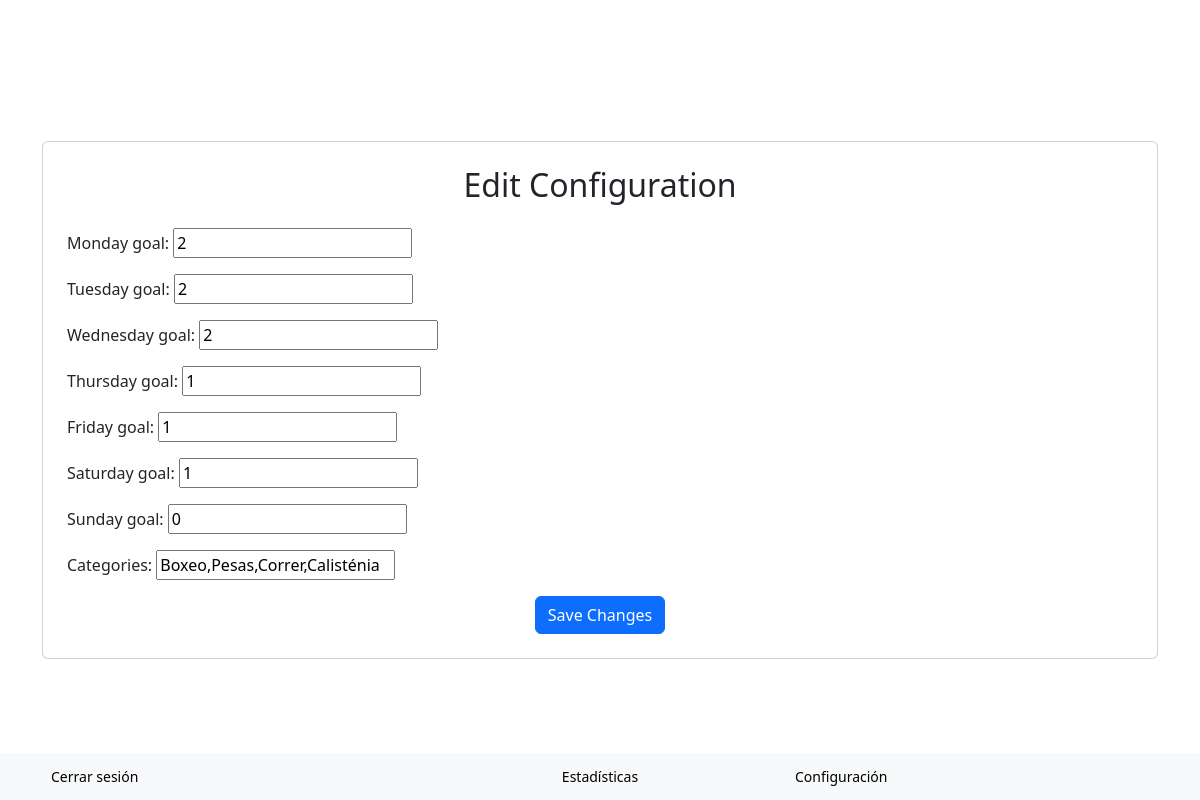
The app's page /editconfig/ (signed in), older data.
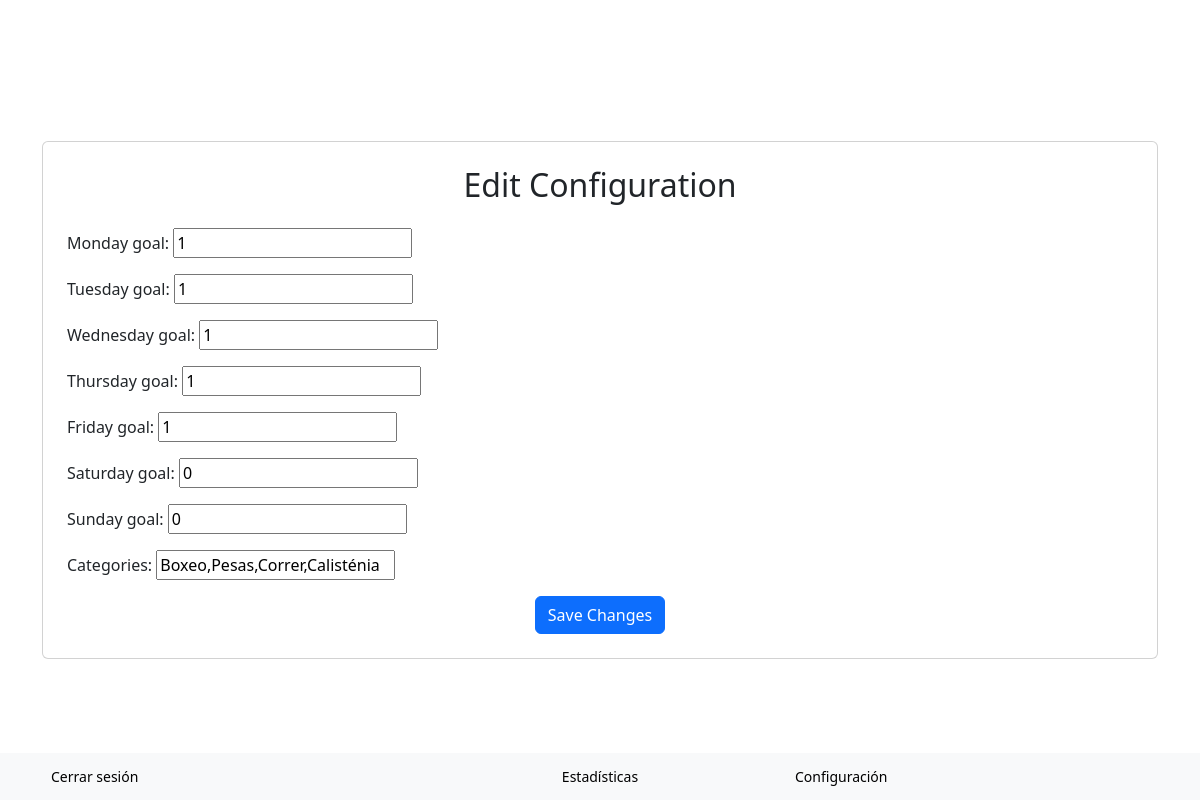
The same page, newer data.
### duofitapp/models.py (models this page shows, shortened)
class ExerciceConfig(models.Model):
    id_user = models.ForeignKey(User, on_delete=models.CASCADE)
    monday_goal = models.IntegerField()
    tuesday_goal = models.IntegerField()
    wednesday_goal = models.IntegerField()
    thursday_goal = models.IntegerField()
    friday_goal = models.IntegerField()
    saturday_goal = models.IntegerField()
    sunday_goal = models.IntegerField()
    weekly_goal = models.IntegerField()
    streak = models.IntegerField(default=0)
    last_training_date = models.DateTimeField(null=True, blank=True)
    categories = models.CharField(max_length=255, blank=True)

### duofitapp/views.py (the view)
# urls.py: path('editconfig/', editconfig_view, name="editconfig"),
def editconfig_view(request):
    existing_config = ExerciceConfig.objects.filter(id_user=request.user).first()
    if request.method == 'POST':
        form = ExerciceConfigForm(request.POST, instance=existing_config)
        if form.is_valid():
            form.save()
            return redirect('index')
    else:
        form = ExerciceConfigForm(instance=existing_config)
    return render(request, 'edit_config.html', {'form': form})

### duofitapp/forms.py
class ExerciceConfigForm(forms.ModelForm):
    class Meta:
        model = ExerciceConfig
        exclude = ('id_user', 'weekly_goal', 'streak', 'last_training_date')

### duofitapp/templates/edit_config.html (shortened to what this page needs)
{% load static %}
<!DOCTYPE html>
<html lang="en">
    <head>
        <link rel="stylesheet" href="https://cdnjs.cloudflare.com/ajax/libs/bootstrap/5.3.0/css/bootstrap.min.css"
>
    </head>
    <body class="d-flex align-items-center justify-content-center vh-100">
        <div class="container">
            <div class="card p-4">
                <h2 class="card-title text-center mb-4">Edit Configuration</h2>
                <form method="post" action="{% url 'editconfig' %}" class="needs-validation" novalidate>
                    {{ form.as_p }}
                    <button type="submit" class="btn btn-primary d-block mx-auto mt-3">Save Changes</button>
                </form>
            </div>
        </div>
        {% include 'navbar_bottom.html' %}
    </body>
</html>

Row changes from the older to the newer data that the page shows:
changed ExerciceConfig "Boxeo,Pesas,Correr,Calisténia": monday_goal "2" → "1"; tuesday_goal "2" → "1"; wednesday_goal "2" → "1"; saturday_goal "1" → "0"
